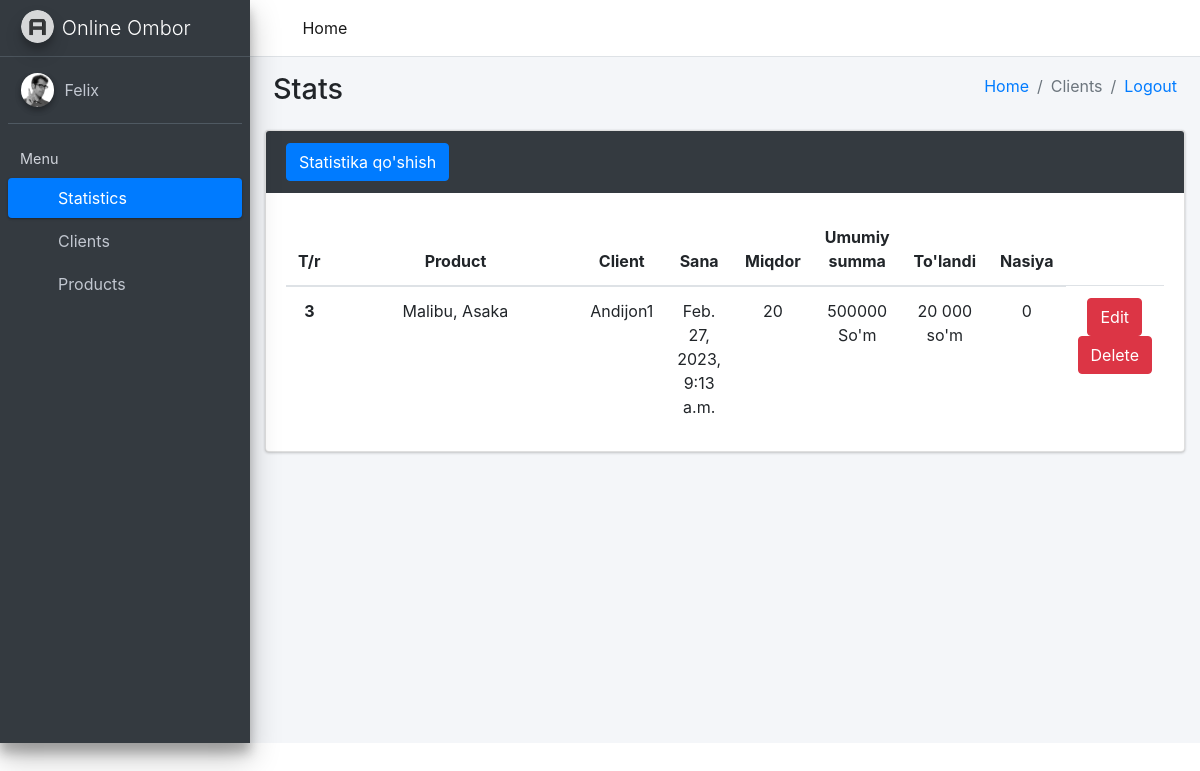
Before: /stats/ (signed in) with the older database file.
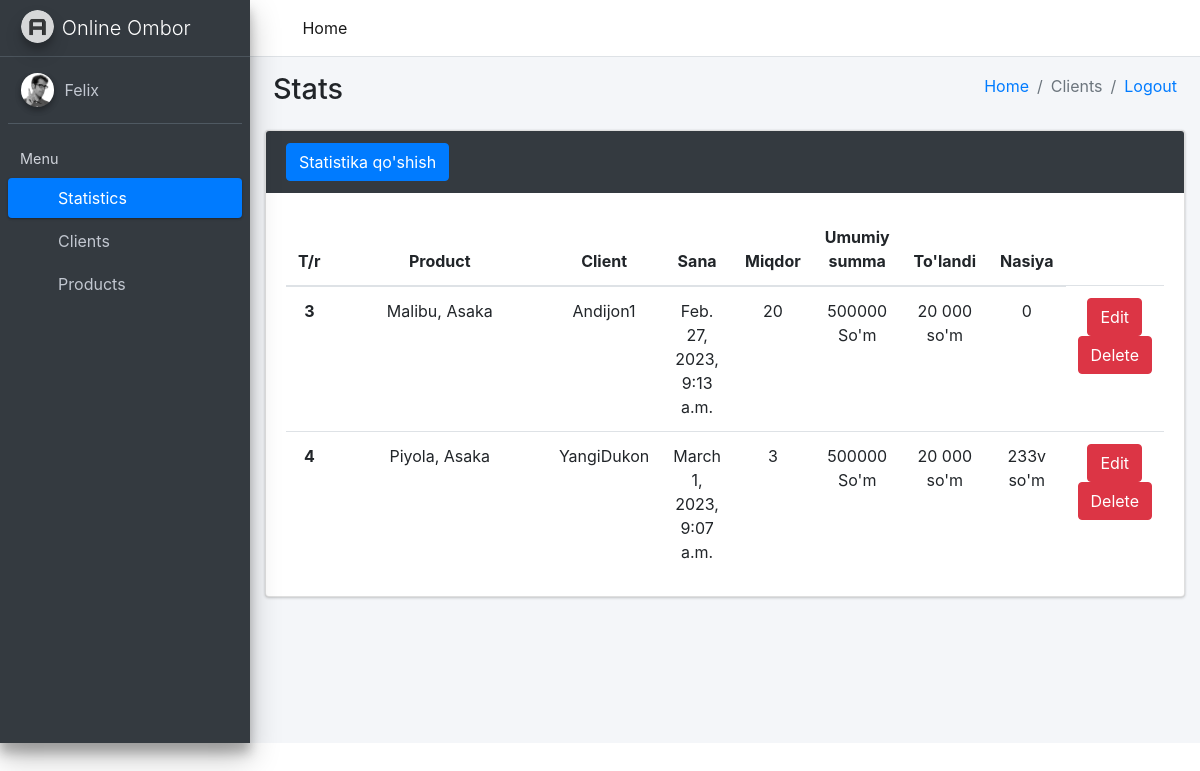
After: the same page with the newer database file.
### statistika/models.py (models this page shows, shortened)
class Statistika(models.Model):
    mahsulot = models.ForeignKey(Mahsulot, on_delete=models.CASCADE)
    client = models.ForeignKey(Client, on_delete=models.CASCADE)
    miqdor = models.PositiveIntegerField()
    sana = models.DateTimeField(auto_now_add=True)
    narx = models.CharField(max_length=20)
    tolandi = models.CharField(max_length=20)
    qarz = models.CharField(max_length=20)
    ombor = models.ForeignKey(Ombor, on_delete=models.CASCADE, null=True)

### asosiy/models.py (models this page shows)
class Mahsulot(models.Model):
    nom = models.CharField(max_length=20)
    brend = models.CharField(max_length=20)
    narx = models.CharField(max_length=30)
    kelgan_sana = models.DateField()
    miqdor = models.IntegerField()
    olchov = models.CharField(max_length=30)
    ombor = models.ForeignKey(Ombor, on_delete=models.CASCADE)
    def __str__(self):
        return f"{self.nom}"

class Ombor(models.Model):
    nom = models.CharField(max_length=20)
    tel = models.CharField(max_length=30)
    ism = models.CharField(max_length=30)
    manzil = models.CharField(max_length=50)
    user = models.OneToOneField(User, on_delete=models.CASCADE)
    def __str__(self):
        return f"{self.nom}"

class Client(models.Model):
    ism = models.CharField(max_length=30)
    nom = models.CharField(max_length=30)
    manzil = models.CharField(max_length=50)
    tel = models.CharField(max_length=20)
    qarz = models.CharField(max_length=20)
    ombor = models.ForeignKey(Ombor, on_delete=models.CASCADE)
    def __str__(self):
        return f"{self.nom}"

### statistika/views.py (the view, shortened to what this page needs)
# urls.py: path('', StatistikaView.as_view()),
class StatistikaView(View):
    def get(self, request):
        if request.user.is_authenticated:
            data = {'statistics': Statistika.objects.filter(ombor__user=request.user),
                    'clientlar' : Client.objects.all(),
                    'mahsulotlar': Mahsulot.objects.all()}
            return render(request, 'stats.html', data)
        return redirect('/')

### templates/stats.html (shortened to what the changed rows need)
<!DOCTYPE html>
<html lang="en">
<head>
  {% load static %}
  <link rel="stylesheet" href="{% static 'plugins/fontawesome-free/css/all.min.css' %}">
  <link rel="stylesheet" href="https://code.ionicframework.com/ionicons/2.0.1/css/ionicons.min.css">
  <link rel="stylesheet" href="{% static 'dist/css/adminlte.min.css' %}">
  <link rel="stylesheet" href="https://maxcdn.bootstrapcdn.com/bootstrap/4.5.2/css/bootstrap.min.css">
</head>
<body class="hold-transition sidebar-mini">
<div class="wrapper">
  <aside class="main-sidebar sidebar-dark-primary elevation-4">
    <a href="../index.html" class="brand-link">
      <img src="{% static './dist/img/AdminLTELogo.png' %}" alt="AdminLTE Logo" class="brand-image img-circle elevation-3" style="opacity: .8">
      <span class="brand-text font-weight-light">Online Ombor</span>
    </a>
  </aside>
  <div class="content-wrapper">
    <div class="content-header">
      <div class="container-fluid">
        <div class="row mb-2">
          <div class="col-sm-6">
            <h1 class="m-0">Stats</h1>
          </div>
        </div>
      </div>
    </div>
    <div class="col-md-12">
        <div class="card card-dark">
            <div class="card-body">
                <table class="table" style="text-align: center;">
                    <thead>
                        <tr>
                            <th scope="col" style="width: 15px">T/r</th>
                            <th scope="col" style="width: 255px; text-align: center;">Product</th>
                            <th scope="col" style="text-align: center;">Client</th>
                            <th scope="col" style="text-align: center;">Sana</th>
                            <th scope="col" style="text-align: center;">Miqdor</th>
                            <th scope="col" style="text-align: center;">Umumiy summa</th>
                            <th scope="col" style="text-align: center;">To'landi</th>
                            <th scope="col" style="text-align: center;">Nasiya</th>
                        </tr>
                    </thead>
                    <tbody>
                      {% for i in statistics %}
                        <tr>
                            <th scope="row">{{i.id}}</th>
                            <td>{{i.mahsulot}}, {{i.ombor}}</td>
                            <td>{{i.client}}</td>
                            <td>{{i.sana}}</td>
                            <td>{{i.miqdor}}</td>
                            <td>{{i.narx}}</td>
                            <td>{{i.tolandi}}</td>
                            <td>{{i.qarz}}</td>
                            <td><a href="/stats/edit/{{i.id}}/"><button type="submit" class="btn btn-danger" data-toggle="modal">Edit</button></a>
                            <a href="/stats/delete/{{i.id}}/"><button type="submit" class="btn btn-danger" data-toggle="modal">Delete</button></a></td>
                        </tr>
                        {% endfor %}
                    </tbody>
                </table>
            </div>
        </div>
    </div>
</body>
</html>

Changed rows visible on the page:
added Statistika: id "4", mahsulot "Piyola", ombor "Asaka", client "YangiDukon", sana "March 1, 2023, 9:07 a.m.", miqdor "3", narx "500000 So'm", tolandi "20 000 so'm", qarz "233v so'm"
